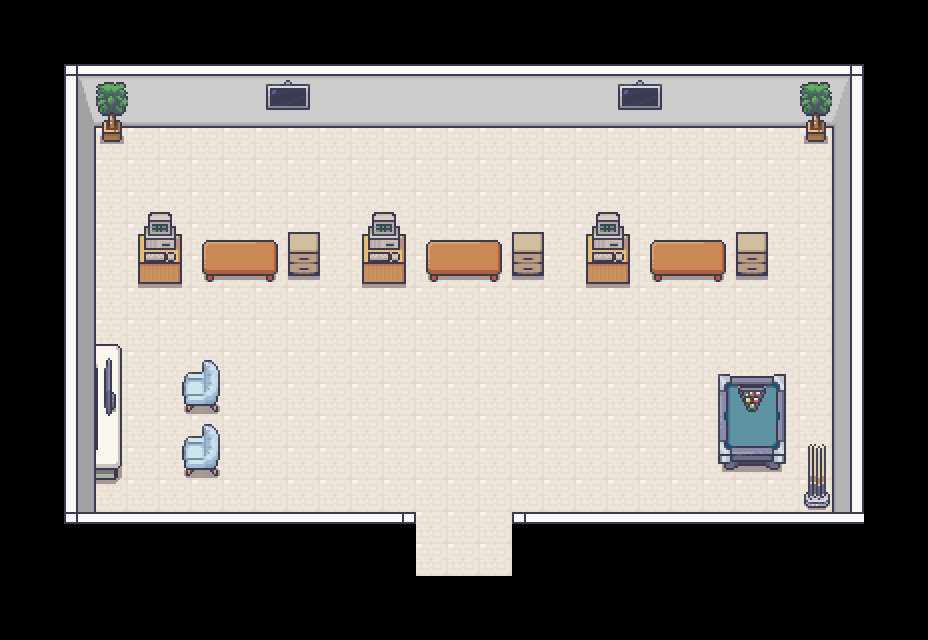

Below is a game level as drawn by its tile map, then a one-line description and the .tmx that defines it (tile-layer data replaced by summaries):
An orthogonal 29x20 tile map with 32x32 px tiles, 5 tile layers (piso, paredes, moveis, acimaMoveis, ...), 4 tilesets and 21 objects (player_spawn, npc_b, npc_c, npc_a, mesa_stand_a, ...).

<map version="1.10" tiledversion="1.10.2" orientation="orthogonal" renderorder="right-down" width="29" height="20" tilewidth="32" tileheight="32" infinite="0" nextlayerid="9" nextobjectid="26">
 <tileset firstgid="1" source="tileset_parede.tsx" />
 <tileset firstgid="8285" source="tileset_generic.tsx" />
 <tileset firstgid="9533" source="tileset_estoque.tsx" />
 <tileset firstgid="10333" source="tileset_biblioteca.tsx" />
 <layer id="1" name="piso" width="29" height="20">
  <data>[580 cells, 382 non-empty, 2 distinct tile ids]</data>
 </layer>
 <objectgroup id="8" name="personagens">
  <object id="22" name="player_spawn" x="461" y="509">
   <point />
  </object>
  <object id="23" name="npc_b" x="462.75" y="227.25">
   <point />
  </object>
  <object id="24" name="npc_c" x="687" y="227">
   <point />
  </object>
  <object id="25" name="npc_a" x="237.5" y="231">
   <point />
  </object>
 </objectgroup>
 <layer id="2" name="paredes" width="29" height="20">
  <data>[580 cells, 96 non-empty, 14 distinct tile ids]</data>
 </layer>
 <layer id="3" name="moveis" width="29" height="20">
  <data>[580 cells, 85 non-empty, 45 distinct tile ids]</data>
 </layer>
 <layer id="4" name="acimaMoveis" width="29" height="20">
  <data>[580 cells, 5 non-empty, 5 distinct tile ids]</data>
 </layer>
 <objectgroup id="7" name="objetosColisores">
  <object id="2" name="mesa_stand_a" x="201.455" y="240.364" width="76.5455" height="41.2727" />
  <object id="3" name="comoda_a" x="287.818" y="242.5" width="31.8182" height="37.6818" />
  <object id="4" name="mesa_sinuca" x="717.5" y="377.833" width="62.6667" height="85.5833" />
  <object id="5" name="mesa_stand_b" x="425.903" y="239.909" width="76.0966" height="42.1477" />
  <object id="7" name="mesa_stand_c" x="650.034" y="239.557" width="75.9659" height="40.5568" />
  <object id="8" name="comoda_b" x="511.875" y="241.75" width="32.125" height="38.5" />
  <object id="9" name="comoda_c" x="735.75" y="241.375" width="32.25" height="38.75" />
  <object id="10" name="mesa_computador_a" x="137.5" y="234.125" width="44.125" height="53.375" />
  <object id="11" name="mesa_computador_b" x="362.125" y="234" width="43.625" height="54" />
  <object id="13" name="mesa_computador_c" x="585.636" y="233.455" width="44.3636" height="53.8182" />
  <object id="14" name="cadeira_game_a" x="182.152" y="359.856" width="38.25" height="32.2457" rotation="0.0575433" />
  <object id="15" name="cadeira_game_b" x="181.625" y="447.125" width="38.375" height="30.875" />
  <object id="16" name="rack_tv" x="96.1818" y="343.273" width="25.4091" height="140.364" />
  <object id="17" name="tacos_sinuca" x="804" y="470.5" width="26.5" height="38.25" />
  <object id="18" name="planta_1" x="102" y="127.75" width="20.0625" height="14.0625" />
  <object id="19" name="planta_2" x="805.875" y="128.063" width="20" height="13.8125" />
  <object id="20" x="922" y="471" />
 </objectgroup>
 <layer id="5" name="blocosColisores" width="29" height="20" opacity="0" offsetx="138" offsety="100">
  <properties>
   <property name="solid" type="bool" value="true" />
  </properties>
  <data>[580 cells, 76 non-empty, 1 distinct tile ids]</data>
 </layer>
</map>
